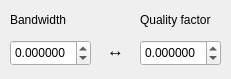
<?xml version="1.0" encoding="UTF-8"?>
<ui version="4.0">
 <class>calc</class>
 <widget class="QDialog" name="calc">
  <property name="geometry">
   <rect>
    <x>0</x>
    <y>0</y>
    <width>231</width>
    <height>79</height>
   </rect>
  </property>
  <property name="windowTitle">
   <string>Q/BW Calculator</string>
  </property>
  <property name="windowIcon">
   <iconset resource="../../res/ddceditor_resources.qrc">
    <normaloff>:/img/icon.png</normaloff>:/img/icon.png</iconset>
  </property>
  <widget class="QLabel" name="label">
   <property name="geometry">
    <rect>
     <x>10</x>
     <y>10</y>
     <width>71</width>
     <height>21</height>
    </rect>
   </property>
   <property name="text">
    <string>&lt;html&gt;&lt;head/&gt;&lt;body&gt;&lt;p&gt;Bandwidth&lt;/p&gt;&lt;/body&gt;&lt;/html&gt;</string>
   </property>
  </widget>
  <widget class="QLabel" name="label_3">
   <property name="geometry">
    <rect>
     <x>140</x>
     <y>10</y>
     <width>91</width>
     <height>21</height>
    </rect>
   </property>
   <property name="text">
    <string>&lt;html&gt;&lt;head/&gt;&lt;body&gt;&lt;p&gt;Quality factor&lt;/p&gt;&lt;/body&gt;&lt;/html&gt;</string>
   </property>
  </widget>
  <widget class="QDoubleSpinBox" name="bw">
   <property name="geometry">
    <rect>
     <x>10</x>
     <y>40</y>
     <width>81</width>
     <height>26</height>
    </rect>
   </property>
   <property name="decimals">
    <number>6</number>
   </property>
   <property name="minimum">
    <double>-100.000000000000000</double>
   </property>
   <property name="maximum">
    <double>100.000000000000000</double>
   </property>
  </widget>
  <widget class="QDoubleSpinBox" name="q">
   <property name="geometry">
    <rect>
     <x>140</x>
     <y>40</y>
     <width>81</width>
     <height>26</height>
    </rect>
   </property>
   <property name="decimals">
    <number>6</number>
   </property>
   <property name="minimum">
    <double>-10000000.000000000000000</double>
   </property>
   <property name="maximum">
    <double>10000000.000000000000000</double>
   </property>
  </widget>
  <widget class="QLabel" name="label_2">
   <property name="geometry">
    <rect>
     <x>100</x>
     <y>40</y>
     <width>31</width>
     <height>20</height>
    </rect>
   </property>
   <property name="font">
    <font>
     <pointsize>13</pointsize>
    </font>
   </property>
   <property name="text">
    <string>↔</string>
   </property>
   <property name="alignment">
    <set>Qt::AlignCenter</set>
   </property>
  </widget>
 </widget>
 <resources>
  <include location="../../res/ddceditor_resources.qrc"/>
 </resources>
 <connections>
  <connection>
   <sender>bw</sender>
   <signal>valueChanged(double)</signal>
   <receiver>calc</receiver>
   <slot>updatedBW(double)</slot>
   <hints>
    <hint type="sourcelabel">
     <x>50</x>
     <y>52</y>
    </hint>
    <hint type="destinationlabel">
     <x>115</x>
     <y>39</y>
    </hint>
   </hints>
  </connection>
  <connection>
   <sender>q</sender>
   <signal>valueChanged(double)</signal>
   <receiver>calc</receiver>
   <slot>updatedQ(double)</slot>
   <hints>
    <hint type="sourcelabel">
     <x>180</x>
     <y>52</y>
    </hint>
    <hint type="destinationlabel">
     <x>115</x>
     <y>39</y>
    </hint>
   </hints>
  </connection>
 </connections>
 <slots>
  <slot>updatedQ(double)</slot>
  <slot>updatedBW(double)</slot>
 </slots>
</ui>
